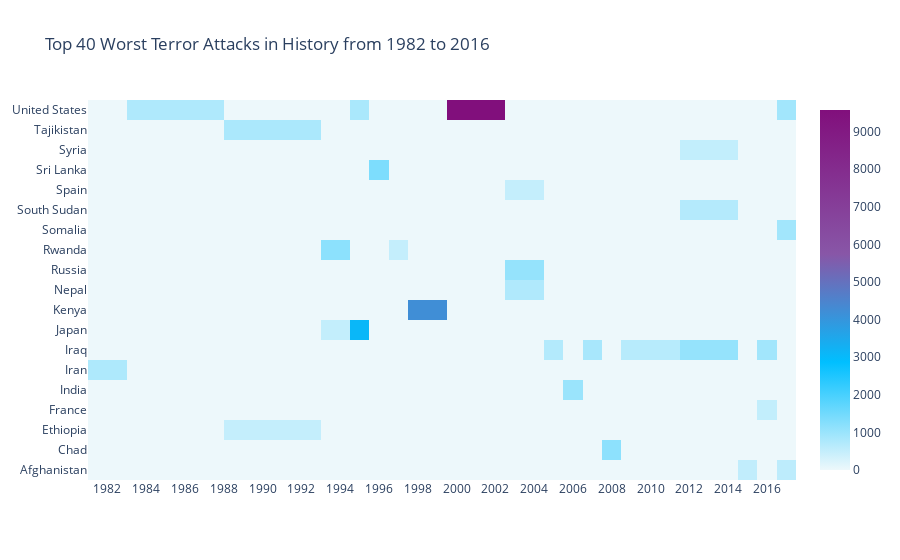
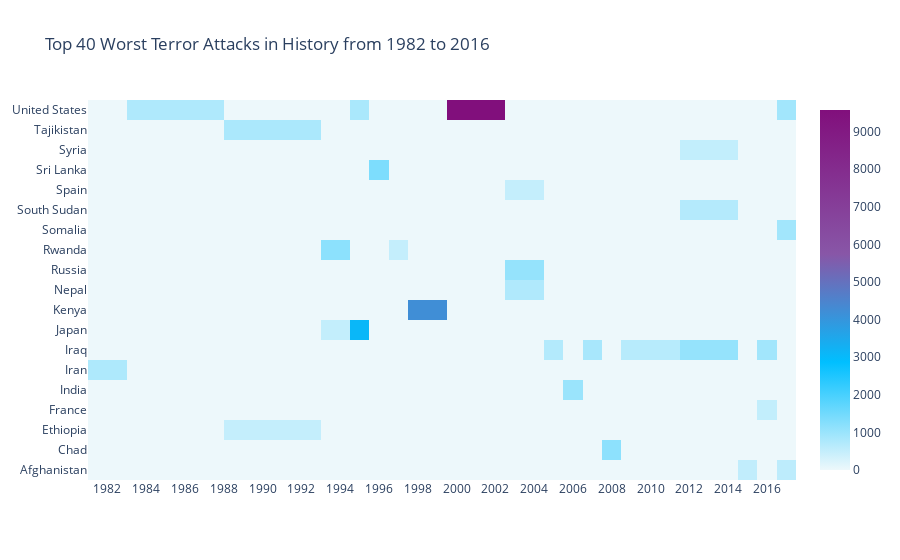

The notebook cell saved with these charts, in order:
### Code cell
import plotly.offline as py
py.init_notebook_mode(connected=True)
import plotly.graph_objs as go
colorscale = [[0, '#edf8fb'], [.3, '#00BFFF'],  [.6, '#8856a7'],  [1, '#810f7c']]
heatmap = go.Heatmap(z=heat.values, x=heat.columns, y=heat.index, colorscale=colorscale)
data = [heatmap]
layout = go.Layout(
    title='Top 40 Worst Terror Attacks in History from 1982 to 2016',
    xaxis = dict(ticks='', nticks=20),
    yaxis = dict(ticks='')
)
fig = go.Figure(data=data, layout=layout)
py.iplot(fig, filename='heatmap',show_link=False)

### Figure 1 — Plotly figure (JSON) as saved in the notebook; plotly's stock layout.template omitted (floating-point values rounded to 4 significant figures; data arrays with more than 128 entries replaced by an {"elided": "..."} marker saying what was removed)
{"data": [{"colorscale": [[0, "#edf8fb"], [0.3, "#00BFFF"], [0.6, "#8856a7"], [1, "#810f7c"]], "type": "heatmap", "x": [1982, 1984, 1992, 1994, 1995, 1996, 1997, 1998, 2001, 2004, 2005, 2006, 2007, 2008, 2009, 2014, 2015, 2016, 2017], "y": ["Afghanistan", "Chad", "Ethiopia", "France", "India", "Iran", "Iraq", "Japan", "Kenya", "Nepal", "Russia", "Rwanda", "Somalia", "South Sudan", "Spain", "Sri Lanka", "Syria", "Tajikistan", "United States"], "z": {"elided": "19x19 float values"}}], "layout": {"title": {"text": "Top 40 Worst Terror Attacks in History from 1982 to 2016"}, "xaxis": {"nticks": 20, "ticks": ""}, "yaxis": {"ticks": ""}}}

### Figure 2 — Plotly figure (JSON) as saved in the notebook; plotly's stock layout.template omitted (floating-point values rounded to 4 significant figures; data arrays with more than 128 entries replaced by an {"elided": "..."} marker saying what was removed)
{"data": [{"colorscale": [[0, "#edf8fb"], [0.3, "#00BFFF"], [0.6, "#8856a7"], [1, "#810f7c"]], "type": "heatmap", "x": [1982, 1984, 1992, 1994, 1995, 1996, 1997, 1998, 2001, 2004, 2005, 2006, 2007, 2008, 2009, 2014, 2015, 2016, 2017], "y": ["Afghanistan", "Chad", "Ethiopia", "France", "India", "Iran", "Iraq", "Japan", "Kenya", "Nepal", "Russia", "Rwanda", "Somalia", "South Sudan", "Spain", "Sri Lanka", "Syria", "Tajikistan", "United States"], "z": {"elided": "19x19 float values"}}], "layout": {"title": {"text": "Top 40 Worst Terror Attacks in History from 1982 to 2016"}, "xaxis": {"nticks": 20, "ticks": ""}, "yaxis": {"ticks": ""}}}
